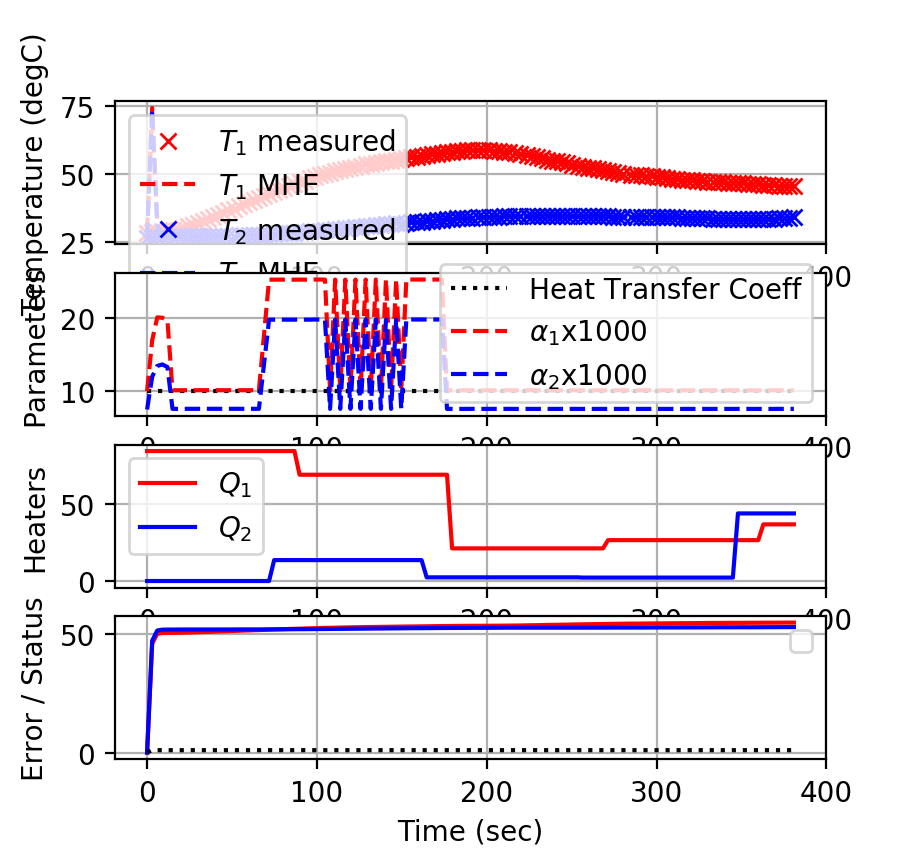

Source code (Python):
import numpy as np
import time
import matplotlib.pyplot as plt
import random
# get gekko package with:
#   pip install gekko
from gekko import GEKKO
# get tclab package with:
#   pip install tclab
from tclab import TCLab

# Connect to Arduino
a = TCLab()

# Final time
tf = 10 # min

# number of data points (1 pt every 3 seconds)
n = tf * 20 + 1

# Configure heater levels
# Percent Heater (0-100%)
Q1s = np.zeros(n)
Q2s = np.zeros(n)

# Heater random steps every 30 steps
# Alternate steps by Q1 and Q2
for i in range(0,130):
    if i%30==0:
        Q1s[i:i+30] = random.random() * 100.0
    if (i+5)%30==0:
        Q2s[i:i+30] = random.random() * 100.0

# Heater random steps every 10 steps
for i in range(130,200):
    if i%10==0:
        Q1s[i:i+10] = random.random() * 100.0
    if (i+5)%10==0:
        Q2s[i:i+10] = random.random() * 100.0
        
# Record initial temperatures (degC)
T1m = a.T1 * np.ones(n)
T2m = a.T2 * np.ones(n)

# Store MHE values for plots
Tmhe1 = T1m[0] * np.ones(n)
Tmhe2 = T2m[0] * np.ones(n)
Umhe = 10.0 * np.ones(n)
taumhe = 5.0 * np.ones(n)
amhe1 = 0.01 * np.ones(n)
amhe2 = 0.0075 * np.ones(n)
solve = 0 * np.ones(n)
err1 = 0 * np.ones(n)
err2 = 0 * np.ones(n)
e1 = 0
e2 = 0

#########################################################
# Initialize Model as Estimator
#########################################################

m = GEKKO(name='tclab-mhe',remote=True)

# 60 second time horizon, 20 steps
m.time = np.linspace(0,60,21)

# Parameters to Estimate
U = m.FV(value=10,name='u')
U.STATUS = 0  # don't estimate initially
U.FSTATUS = 0 # no measurements
U.DMAX = 1
U.LOWER = 5
U.UPPER = 15

tau = m.FV(value=5,name='tau')
tau.STATUS = 0  # don't estimate initially
tau.FSTATUS = 0 # no measurements
tau.DMAX = 1
tau.LOWER = 15
tau.UPPER = 25

alpha1 = m.FV(value=0.01,name='a1')   # W / % heater
alpha1.STATUS = 0  # don't estimate initially
alpha1.FSTATUS = 0 # no measurements
alpha1.DMAX = 0.001
alpha1.LOWER = 0.003
alpha1.UPPER = 0.03

alpha2 = m.FV(value=0.0075,name='a2') # W / % heater
alpha2.STATUS = 0  # don't estimate initially
alpha2.FSTATUS = 0 # no measurements
alpha2.DMAX = 0.001
alpha2.LOWER = 0.002
alpha2.UPPER = 0.02

# Measured inputs
Q1 = m.MV(value=0,name='q1')
Q1.STATUS = 0  # don't estimate
Q1.FSTATUS = 1 # receive measurement

Q2 = m.MV(value=0,name='q2')
Q2.STATUS = 0  # don't estimate
Q2.FSTATUS = 1 # receive measurement

# State variables
TH1 = m.SV(value=T1m[0],name='th1')
TH2 = m.SV(value=T2m[0],name='th2')

# Measurements for model alignment
TC1 = m.CV(value=T1m[0],name='tc1')
TC1.STATUS = 1     # minimize error between simulation and measurement
TC1.FSTATUS = 1    # receive measurement
TC1.MEAS_GAP = 0.1 # measurement deadband gap
TC1.LOWER = 0
TC1.UPPER = 200

TC2 = m.CV(value=T2m[0],name='tc2')
TC2.STATUS = 1     # minimize error between simulation and measurement
TC2.FSTATUS = 1    # receive measurement
TC2.MEAS_GAP = 0.1 # measurement deadband gap
TC2.LOWER = 0
TC2.UPPER = 200

Ta = m.Param(value=23.0+273.15)     # K
mass = m.Param(value=4.0/1000.0)    # kg
Cp = m.Param(value=0.5*1000.0)      # J/kg-K    
A = m.Param(value=10.0/100.0**2)    # Area not between heaters in m^2
As = m.Param(value=2.0/100.0**2)    # Area between heaters in m^2
eps = m.Param(value=0.9)            # Emissivity
sigma = m.Const(5.67e-8)            # Stefan-Boltzmann

# Heater temperatures
T1 = m.Intermediate(TH1+273.15)
T2 = m.Intermediate(TH2+273.15)

# Heat transfer between two heaters
Q_C12 = m.Intermediate(U*As*(T2-T1)) # Convective
Q_R12 = m.Intermediate(eps*sigma*As*(T2**4-T1**4)) # Radiative

# Semi-fundamental correlations (energy balances)
m.Equation(TH1.dt() == (1.0/(mass*Cp))*(U*A*(Ta-T1) \
                    + eps * sigma * A * (Ta**4 - T1**4) \
                    + Q_C12 + Q_R12 \
                    + alpha1*Q1))

m.Equation(TH2.dt() == (1.0/(mass*Cp))*(U*A*(Ta-T2) \
                    + eps * sigma * A * (Ta**4 - T2**4) \
                    - Q_C12 - Q_R12 \
                    + alpha2*Q2))

# Empirical correlations (lag equations to emulate conduction)
m.Equation(tau * TC1.dt() == -TC1 + TH1)
m.Equation(tau * TC2.dt() == -TC2 + TH2)

# Global Options
m.options.IMODE   = 5 # MHE
m.options.EV_TYPE = 2 # Objective type
m.options.NODES   = 3 # Collocation nodes
m.options.SOLVER  = 3 # IPOPT
m.options.COLDSTART = 1 # COLDSTART on first cycle

##################################################################

# Create plot
plt.figure(figsize=(10,7))
plt.ion()
plt.show()

# Main Loop
start_time = time.time()
prev_time = start_time
tm = np.zeros(n)

try:
    for i in range(1,n):
        # Sleep time
        sleep_max = 3.0
        sleep = sleep_max - (time.time() - prev_time)
        if sleep>=0.01:
            time.sleep(sleep-0.01)
        else:
            time.sleep(0.01)

        # Record time and change in time
        t = time.time()
        dt = t - prev_time
        prev_time = t
        tm[i] = t - start_time

        # Read temperatures in Celsius 
        T1m[i] = a.T1
        T2m[i] = a.T2

        # Insert measurements
        TC1.MEAS = T1m[i]
        TC2.MEAS = T2m[i]
        Q1.MEAS = Q1s[i-1]
        Q2.MEAS = Q2s[i-1]

        # Start estimating U after 10 cycles (20 sec)
        if i==10:
            U.STATUS = 1
            tau.STATUS = 1
            alpha1.STATUS = 1
            alpha2.STATUS = 1
        
        # Predict Parameters and Temperatures with MHE
        m.solve() 

        if m.options.APPSTATUS == 1:
            # Retrieve new values
            Tmhe1[i] = TC1.MODEL
            Tmhe2[i] = TC2.MODEL
            Umhe[i]  = U.NEWVAL
            taumhe[i] = tau.NEWVAL
            amhe1[i] = alpha1.NEWVAL
            amhe2[i] = alpha2.NEWVAL
            solve[i] = 1
        else:
            # Solution failed, copy prior solution
            Tmhe1[i] = Tmhe1[i-1]
            Tmhe2[i] = Tmhe1[i-1]
            Umhe[i]  = Umhe[i-1]
            taumhe[i] = taumhe[i-1]
            amhe1[i] = amhe1[i-1]
            amhe2[i] = amhe2[i-1]
            solve[i] = 0
        
        # Write new heater values (0-100)
        a.Q1(Q1s[i])
        a.Q2(Q2s[i])

        # determine cumulative error
        e1 += abs(T1m[i] - Tmhe1[i])
        e2 += abs(T2m[i] - Tmhe2[i])
        err1[i] = e1
        err2[i] = e2

        # Plot
        plt.clf()
        ax=plt.subplot(4,1,1)
        ax.grid()
        plt.plot(tm[0:i],T1m[0:i],'rx',label=r'$T_1$ measured')
        plt.plot(tm[0:i],Tmhe1[0:i],'r--',label=r'$T_1$ MHE')
        plt.plot(tm[0:i],T2m[0:i],'bx',label=r'$T_2$ measured')
        plt.plot(tm[0:i],Tmhe2[0:i],'b--',label=r'$T_2$ MHE')
        plt.ylabel('Temperature (degC)')
        plt.legend(loc=2)
        ax=plt.subplot(4,1,2)
        ax.grid()
        plt.plot(tm[0:i],Umhe[0:i],'k:',label='Heat Transfer Coeff')
        plt.plot(tm[0:i],taumhe[0:i],'g-',label='Time Constant')        
        plt.plot(tm[0:i],amhe1[0:i]*1000,'r--',label=r'$\alpha_1$x1000')
        plt.plot(tm[0:i],amhe2[0:i]*1000,'b--',label=r'$\alpha_2$x1000')
        plt.ylabel('Parameters')
        plt.legend(loc='best')
        ax=plt.subplot(4,1,3)
        ax.grid()
        plt.plot(tm[0:i],Q1s[0:i],'r-',label=r'$Q_1$')
        plt.plot(tm[0:i],Q2s[0:i],'b-',label=r'$Q_2$')
        plt.ylabel('Heaters')
        plt.xlabel('Time (sec)')
        plt.legend(loc='best')
        ax=plt.subplot(4,1,4)
        ax.grid()
        plt.plot(tm[0:i],err1[0:i],'r-',label='')
        plt.plot(tm[0:i],err2[0:i],'b-',label='')
        plt.plot(tm[0:i],solve[0:i],'k:',label='')
        plt.ylabel('Error / Status')
        plt.xlabel('Time (sec)')
        plt.legend(loc='best')
        plt.draw()
        plt.pause(0.05)

    # Turn off heaters
    a.Q1(0)
    a.Q2(0)
    # Save figure
    plt.savefig('tclab_mhe.png')
    
# Allow user to end loop with Ctrl-C           
except KeyboardInterrupt:
    # Disconnect from Arduino
    a.Q1(0)
    a.Q2(0)
    print('Shutting down')
    a.close()
    plt.savefig('tclab_mhe.png')
    
# Make sure serial connection still closes when there's an error
except:           
    # Disconnect from Arduino
    a.Q1(0)
    a.Q2(0)
    print('Error: Shutting down')
    a.close()
    plt.savefig('tclab_mhe.png')
    raise